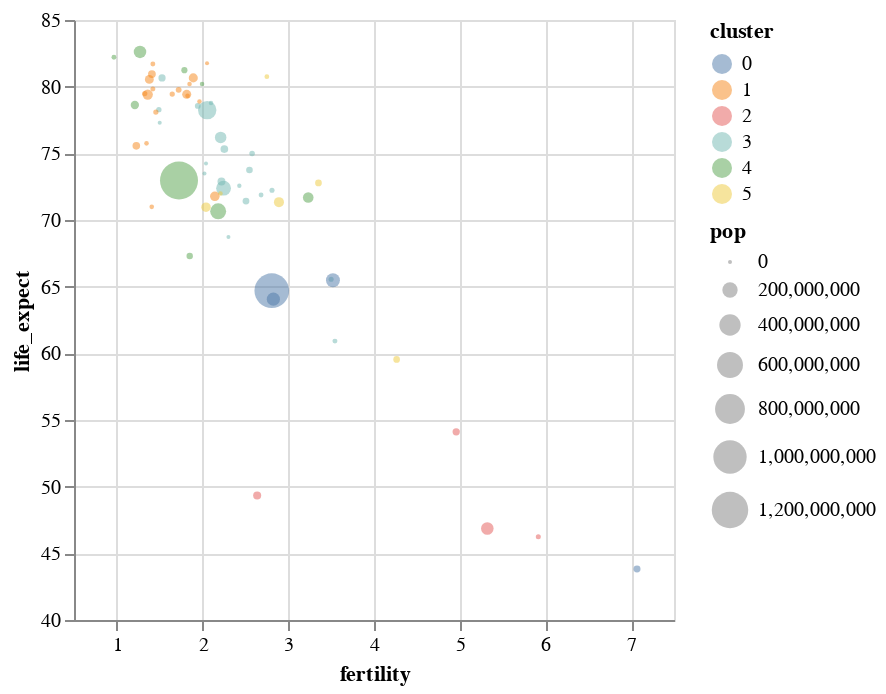

This figure's notebook cell:
### Code cell
alt.Chart(gap2005).mark_point(filled=True).encode(
alt.X('fertility:Q', scale=alt.Scale(zero=False)),
alt.Y('life_expect:Q', scale=alt.Scale(zero=False)),
alt.Size('pop:Q'),
alt.Color('cluster:N'),
alt.OpacityValue(0.5)
)

### Figure 1 — Vega-Lite specification as saved in the notebook (floating-point values rounded to 4 significant figures)
{"config": {"view": {"continuousWidth": 300, "continuousHeight": 300}}, "data": {"name": "data-ba34af65c64e2b3a5a008687b8c69f55"}, "mark": {"type": "point", "filled": true}, "encoding": {"color": {"field": "cluster", "type": "nominal"}, "opacity": {"value": 0.5}, "size": {"field": "pop", "type": "quantitative"}, "x": {"field": "fertility", "scale": {"zero": false}, "type": "quantitative"}, "y": {"field": "life_expect", "scale": {"zero": false}, "type": "quantitative"}}, "$schema": "https://vega.github.io/schema/vega-lite/v5.8.0.json", "datasets": {"data-ba34af65c64e2b3a5a008687b8c69f55": [{"year": 2005, "country": "Afghanistan", "cluster": 0, "pop": 29928987, "life_expect": 43.83, "fertility": 7.069}, {"year": 2005, "country": "Argentina", "cluster": 3, "pop": 39537943, "life_expect": 75.32, "fertility": 2.254}, {"year": 2005, "country": "Aruba", "cluster": 3, "pop": 71566, "life_expect": 74.24, "fertility": 2.04}, {"year": 2005, "country": "Australia", "cluster": 4, "pop": 20090437, "life_expect": 81.23, "fertility": 1.788}, {"year": 2005, "country": "Austria", "cluster": 1, "pop": 8184691, "life_expect": 79.83, "fertility": 1.42}, {"year": 2005, "country": "Bahamas", "cluster": 3, "pop": 301790, "life_expect": 73.5, "fertility": 2.022}, {"year": 2005, "country": "Bangladesh", "cluster": 0, "pop": 144319628, "life_expect": 64.06, "fertility": 2.826}, {"year": 2005, "country": "Barbados", "cluster": 3, "pop": 278870, "life_expect": 77.3, "fertility": 1.5}, {"year": 2005, "country": "Belgium", "cluster": 1, "pop": 10364388, "life_expect": 79.44, "fertility": 1.646}, {"year": 2005, "country": "Bolivia", "cluster": 3, "pop": 8857870, "life_expect": 65.55, "fertility": 3.5}, {"year": 2005, "country": "Brazil", "cluster": 3, "pop": 186112794, "life_expect": 72.39, "fertility": 2.245}, {"year": 2005, "country": "Canada", "cluster": 3, "pop": 32805041, "life_expect": 80.65, "fertility": 1.527}, {"year": 2005, "country": "Chile", "cluster": 3, "pop": 15980912, "life_expect": 78.55, "fertility": 1.944}, {"year": 2005, "country": "China", "cluster": 4, "pop": 1303182268, "life_expect": 72.96, "fertility": 1.725}, {"year": 2005, "country": "Colombia", "cluster": 3, "pop": 42954279, "life_expect": 72.89, "fertility": 2.22}, {"year": 2005, "country": "Costa Rica", "cluster": 3, "pop": 4016173, "life_expect": 78.78, "fertility": 2.099}, {"year": 2005, "country": "Croatia", "cluster": 1, "pop": 4495904, "life_expect": 75.75, "fertility": 1.346}, {"year": 2005, "country": "Cuba", "cluster": 3, "pop": 11346670, "life_expect": 78.27, "fertility": 1.49}, {"year": 2005, "country": "Dominican Republic", "cluster": 3, "pop": 9049595, "life_expect": 72.23, "fertility": 2.81}, {"year": 2005, "country": "Ecuador", "cluster": 3, "pop": 13363593, "life_expect": 74.99, "fertility": 2.578}, {"year": 2005, "country": "Egypt", "cluster": 5, "pop": 77505756, "life_expect": 71.34, "fertility": 2.891}, {"year": 2005, "country": "El Salvador", "cluster": 3, "pop": 6704932, "life_expect": 71.88, "fertility": 2.683}, {"year": 2005, "country": "Finland", "cluster": 1, "pop": 5223442, "life_expect": 79.31, "fertility": 1.825}, {"year": 2005, "country": "France", "cluster": 1, "pop": 60656178, "life_expect": 80.66, "fertility": 1.892}, {"year": 2005, "country": "Georgia", "cluster": 1, "pop": 4677401, "life_expect": 70.99, "fertility": 1.407}, {"year": 2005, "country": "Germany", "cluster": 1, "pop": 82431390, "life_expect": 79.41, "fertility": 1.36}, {"year": 2005, "country": "Greece", "cluster": 1, "pop": 10668354, "life_expect": 79.48, "fertility": 1.325}, {"year": 2005, "country": "Grenada", "cluster": 3, "pop": 89502, "life_expect": 68.72, "fertility": 2.302}, {"year": 2005, "country": "Haiti", "cluster": 3, "pop": 8121622, "life_expect": 60.92, "fertility": 3.545}, {"year": 2005, "country": "Hong Kong", "cluster": 4, "pop": 6898686, "life_expect": 82.21, "fertility": 0.966}, {"year": 2005, "country": "Iceland", "cluster": 1, "pop": 296737, "life_expect": 81.76, "fertility": 2.052}, {"year": 2005, "country": "India", "cluster": 0, "pop": 1080264388, "life_expect": 64.7, "fertility": 2.807}, {"year": 2005, "country": "Indonesia", "cluster": 4, "pop": 218465000, "life_expect": 70.65, "fertility": 2.182}, {"year": 2005, "country": "Iran", "cluster": 5, "pop": 68017860, "life_expect": 70.96, "fertility": 2.04}, {"year": 2005, "country": "Iraq", "cluster": 5, "pop": 26074906, "life_expect": 59.55, "fertility": 4.264}, {"year": 2005, "country": "Ireland", "cluster": 1, "pop": 4015676, "life_expect": 78.89, "fertility": 1.964}, {"year": 2005, "country": "Israel", "cluster": 5, "pop": 6276883, "life_expect": 80.75, "fertility": 2.75}, {"year": 2005, "country": "Italy", "cluster": 1, "pop": 58103033, "life_expect": 80.55, "fertility": 1.379}, {"year": 2005, "country": "Jamaica", "cluster": 3, "pop": 2735520, "life_expect": 72.57, "fertility": 2.429}, {"year": 2005, "country": "Japan", "cluster": 4, "pop": 127417244, "life_expect": 82.6, "fertility": 1.27}, {"year": 2005, "country": "Kenya", "cluster": 2, "pop": 33829590, "life_expect": 54.11, "fertility": 4.959}, {"year": 2005, "country": "South Korea", "cluster": 4, "pop": 22912177, "life_expect": 67.3, "fertility": 1.85}, {"year": 2005, "country": "North Korea", "cluster": 4, "pop": 48640671, "life_expect": 78.62, "fertility": 1.21}, {"year": 2005, "country": "Lebanon", "cluster": 5, "pop": 3826018, "life_expect": 71.99, "fertility": 2.209}, {"year": 2005, "country": "Mexico", "cluster": 3, "pop": 106202903, "life_expect": 76.19, "fertility": 2.211}, {"year": 2005, "country": "Netherlands", "cluster": 1, "pop": 16407491, "life_expect": 79.76, "fertility": 1.721}, {"year": 2005, "country": "New Zealand", "cluster": 4, "pop": 4035461, "life_expect": 80.2, "fertility": 1.994}, {"year": 2005, "country": "Nigeria", "cluster": 2, "pop": 128765768, "life_expect": 46.86, "fertility": 5.322}, {"year": 2005, "country": "Norway", "cluster": 1, "pop": 4593041, "life_expect": 80.2, "fertility": 1.848}, {"year": 2005, "country": "Pakistan", "cluster": 0, "pop": 162419946, "life_expect": 65.48, "fertility": 3.521}, {"year": 2005, "country": "Peru", "cluster": 3, "pop": 27925628, "life_expect": 71.42, "fertility": 2.506}, {"year": 2005, "country": "Philippines", "cluster": 4, "pop": 87857473, "life_expect": 71.69, "fertility": 3.233}, {"year": 2005, "country": "Poland", "cluster": 1, "pop": 38557984, "life_expect": 75.56, "fertility": 1.227}, {"year": 2005, "country": "Portugal", "cluster": 1, "pop": 10566212, "life_expect": 78.1, "fertility": 1.455}, {"year": 2005, "country": "Rwanda", "cluster": 2, "pop": 8440820, "life_expect": 46.24, "fertility": 5.917}, {"year": 2005, "country": "Saudi Arabia", "cluster": 5, "pop": 26417599, "life_expect": 72.78, "fertility": 3.352}, {"year": 2005, "country": "South Africa", "cluster": 2, "pop": 44344136, "life_expect": 49.34, "fertility": 2.637}, {"year": 2005, "country": "Spain", "cluster": 1, "pop": 40341462, "life_expect": 80.94, "fertility": 1.409}, {"year": 2005, "country": "Switzerland", "cluster": 1, "pop": 7489370, "life_expect": 81.7, "fertility": 1.42}, {"year": 2005, "country": "Turkey", "cluster": 1, "pop": 69660559, "life_expect": 71.78, "fertility": 2.143}, {"year": 2005, "country": "United Kingdom", "cluster": 1, "pop": 60441457, "life_expect": 79.42, "fertility": 1.815}, {"year": 2005, "country": "United States", "cluster": 3, "pop": 295734134, "life_expect": 78.24, "fertility": 2.054}, {"year": 2005, "country": "Venezuela", "cluster": 3, "pop": 25375281, "life_expect": 73.75, "fertility": 2.547}]}}
